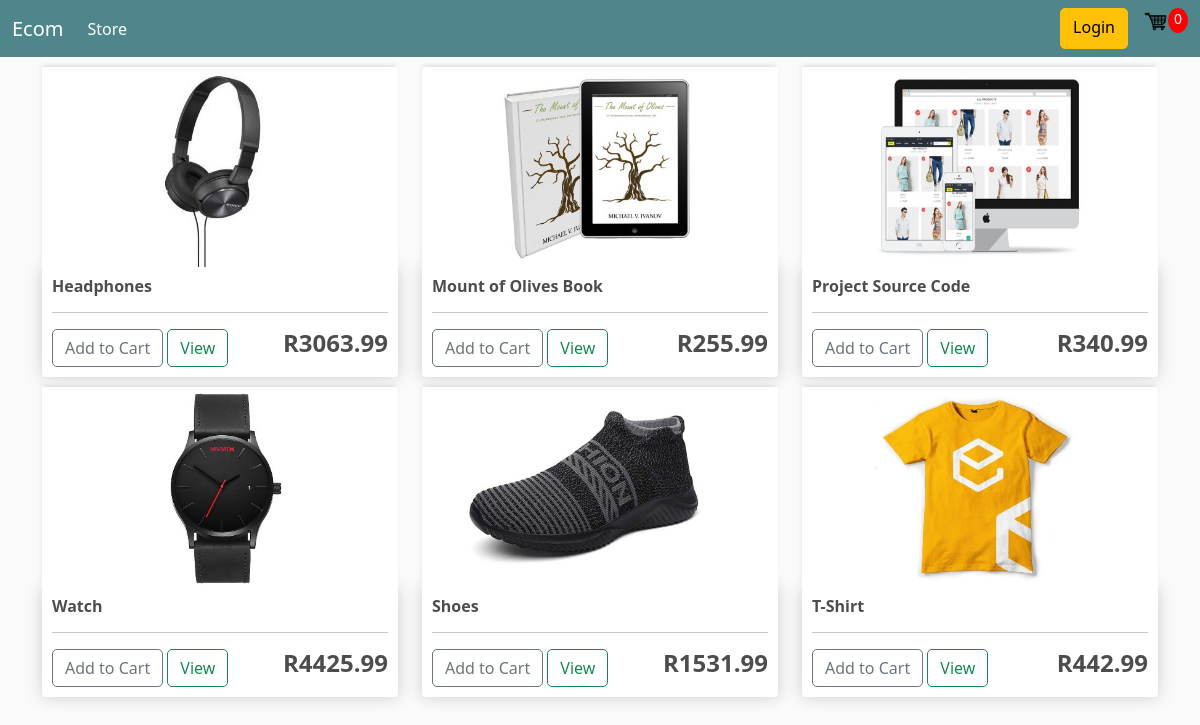
The page / on the database its author committed.
### store/models.py (models this page shows, shortened)
class Product(models.Model):
    name = models.CharField(max_length=200)
    price = models.DecimalField(max_digits=7, decimal_places=2)
    digital = models.BooleanField(default=False, null=True, blank=True)
    image = models.ImageField(null=True, blank=True )
    @property
    def imageURL(self):
        try:
            url = self.image.url
        except:
            url = ''
        return url

### store/views.py (the view)
# urls.py: path('', include('store.urls'))
def store(request):
    data = cartData(request)
    cartItems = data['cartItems']
    products = Product.objects.all()
    context = {'products':products, 'cartItems':cartItems}
    return render(request, 'store/store.html', context)

### store/utils.py (called while the page is built, shortened)
def cookieCart(request):
    try:
        cart = json.loads(request.COOKIES['cart'])
    except:
        cart = {}
    print('Cart:', cart)
    items = []
    order = {'get_cart_total':0, 'get_cart_items':0, 'shipping':False}
    cartItems = order['get_cart_items']
    return {'cartItems':cartItems, 'order':order, 'items':items}

def cartData(request):
    if request.user.is_authenticated:
        customer = request.user.customer
        order, created = Order.objects.get_or_create(customer=customer, complete=False)
        items = order.orderitem_set.all()
        cartItems = order.get_cart_items
    else:
        cookieData = cookieCart(request)
        cartItems = cookieData['cartItems']
        order = cookieData['order']
        items = cookieData['items']
    return {'cartItems':cartItems, 'order':order, 'items':items}

### store/templates/store/store.html
{% extends 'store/main.html' %}
{% load static %}
{% block content %}
  <div class="row">
    {% for product in products %}
    <div class="col-lg-4">
      <img class="thumbnail" src="{{product.imageURL}}" alt="product image">
      <div class="box-element product">
        <h6><strong>{{product.name}}</strong></h6>
        <hr>
        <button data-product="{{product.id}}" data-action="add" class="btn btn-outline-secondary add-btn update-cart" type="button"
        name="button">Add to Cart</button>
        <a class="btn btn-outline-success" href="#">View</a>
        <h4 style="display: inline-block; float: right" ><strong>
        R{{product.price|floatformat:2}}</strong></h4>
      </div>
    </div>
    {% endfor %}
  </div>
{% endblock %}

### store/templates/store/main.html (shortened to what this page needs)
<!DOCTYPE html>
{% load static %}
<html lang="en" dir="ltr">
  <head>
    <link
      href="https://cdn.jsdelivr.net/npm/bootstrap@5.2.0/dist/css/bootstrap.min.css"
      rel="stylesheet"
    />
    <link rel="stylesheet" type="text/css" href="{% static 'css/main.css' %}" />
  </head>
  <body>
    <nav class="navbar navbar-expand-lg navbar-dark bg-dark">
      <div class="container-fluid">
        <a class="navbar-brand" href="{% url 'store' %}">Ecom</a>
        <div class="collapse navbar-collapse" id="navbarSupportedContent">
          <ul class="navbar-nav me-auto mb-2 mb-lg-0">
            <li class="nav-item">
              <a class="nav-link active" aria-current="page" href="{% url 'store' %}">Store</a>
            </li>
          </ul>
          <div class="d-flex mb-2 mb-lg-0">
            <a href="#" class="btn btn-warning">Login</a>
            <a href="{% url 'cart' %}">
              <img id='cart-icon' src="{% static 'images/cart.png' %}" alt="cart img">
            </a>
            <p id="cart-total">{{cartItems}}</p>
          </div>
        </div>
      </div>
    </nav>
    <div class="container">
      {% block content %} {% endblock %}
    </div>
  </body>
</html>

### static/css/main.css (style rules this page uses)
body { background-color: hsl(0, 0%, 98%); }
h1,h2,h3,h4,h5,h6 { color:hsl(0, 0%, 30%); }
.box-element { box-shadow:hsl(0, 0%, 80%) 0 0 16px; background-color: #fff; border-radius: 4px; padding: 10px; }
.thumbnail { width: 100%; height: 200px; -webkit-box-shadow: -1px -3px 5px -2px rgba(214,214,214,1); -moz-box-shadow: -1px -3px 5px -2px rgba(214,214,214,1); box-shadow: -1px -3px 5px -2px rgba(214,214,214,1); }
.product { border-radius: 0 0 4px 4px; }
.bg-dark { background-color: #4f868c!important; }
#cart-icon { width:25px; display: inline-block; margin-left: 15px; }
#cart-total { display: block; text-align: center; color:#fff; background-color: red; width: 20px; height: 25px; border-radius: 50%; font-size: 14px; }
.col-lg-4, .col-lg-6, .col-lg-8, .col-lg-12 { margin-top: 10px; }
.btn { border-radius: 5px; }

### rows shown on the page
Product: imageURL (picture), name "Headphones", price "3063.99"
Product: imageURL (picture), name "Mount of Olives Book", price "255.99"
Product: imageURL (picture), name "Project Source Code", price "340.99"
Product: imageURL (picture), name "Watch", price "4425.99"
Product: imageURL (picture), name "Shoes", price "1531.99"
Product: imageURL (picture), name "T-Shirt", price "442.99"

### other values the page prints
{{ cartItems }} "0"
